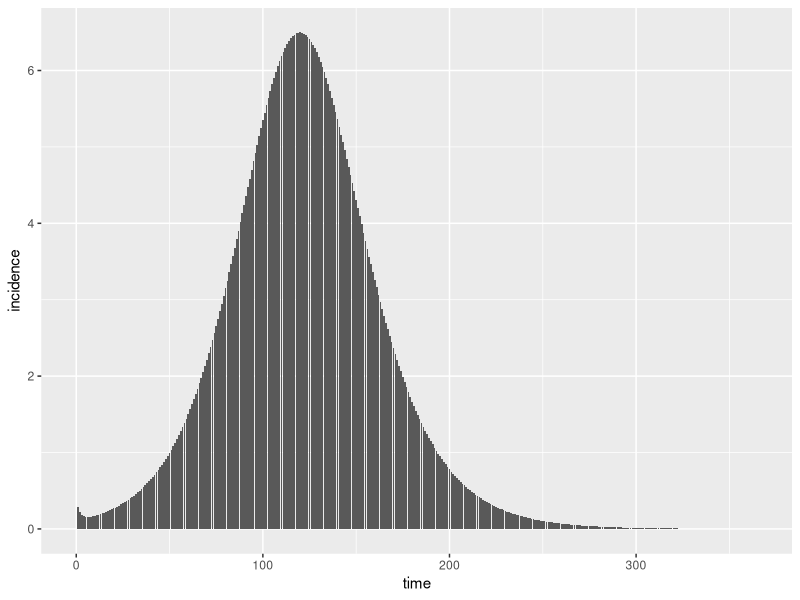
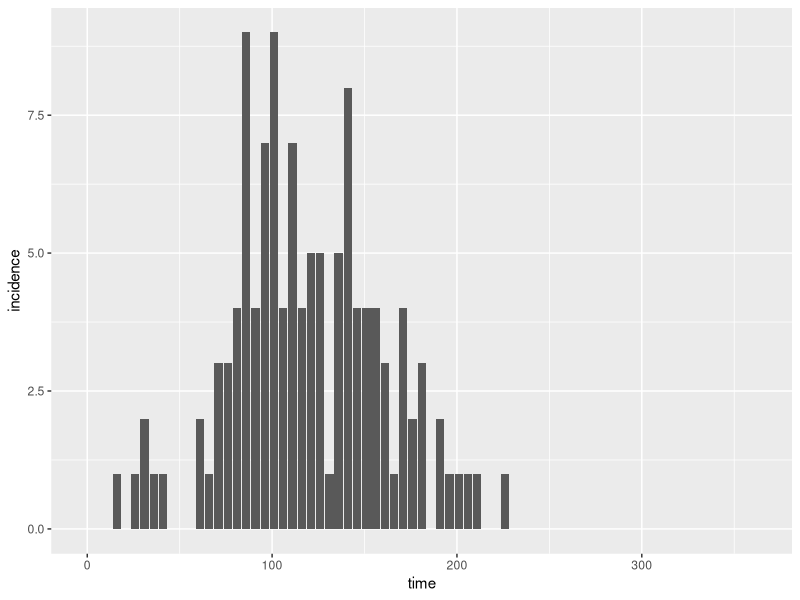
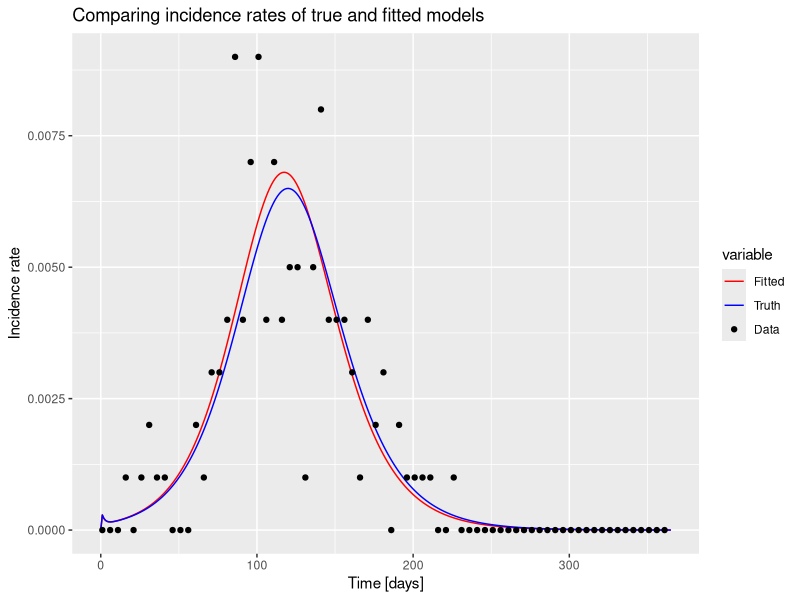
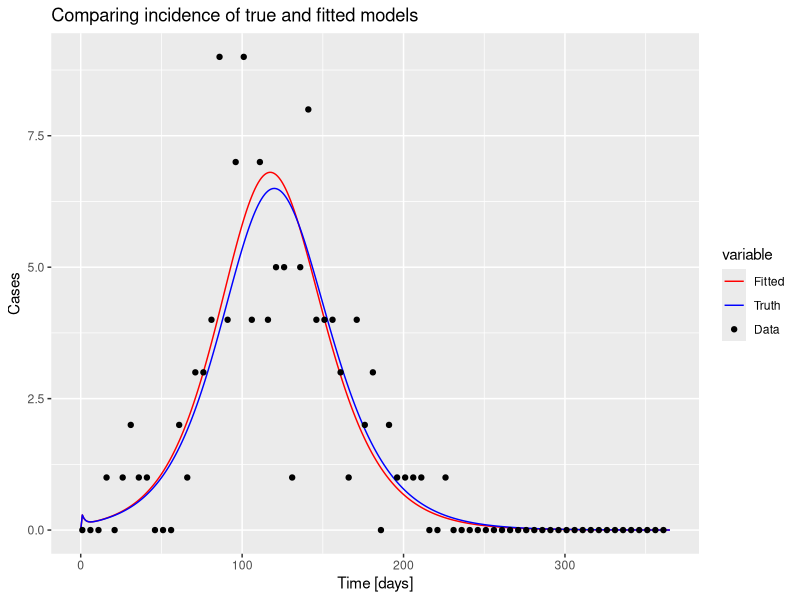
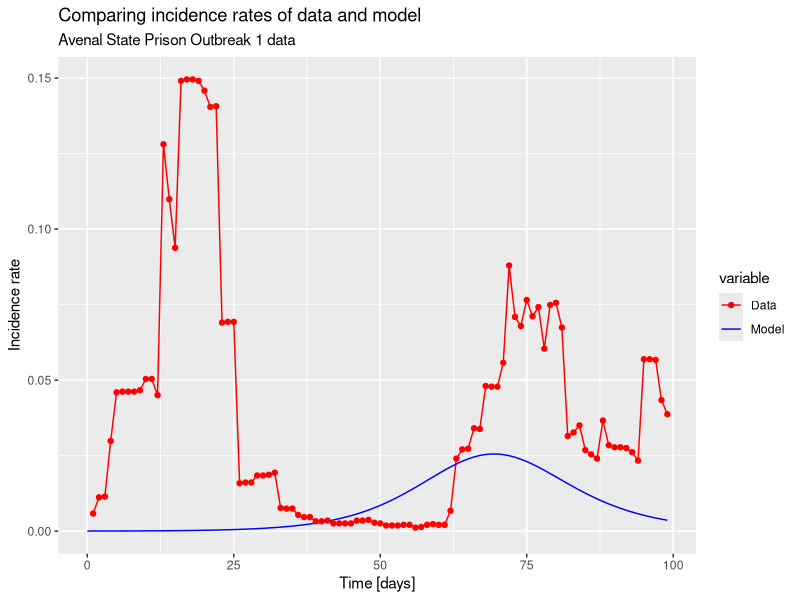
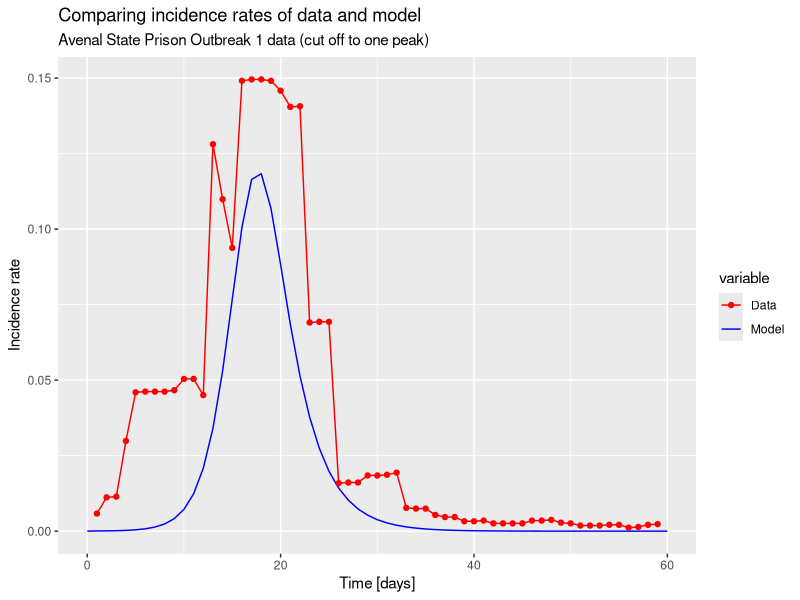
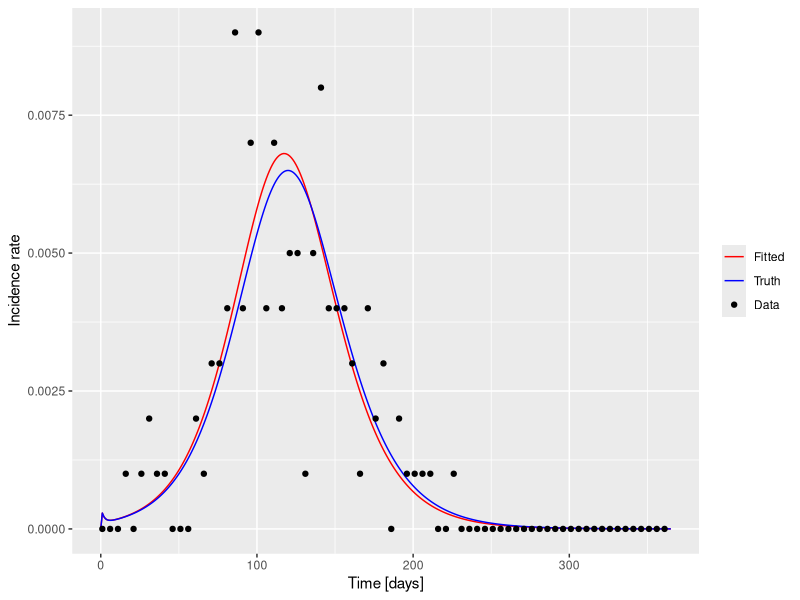
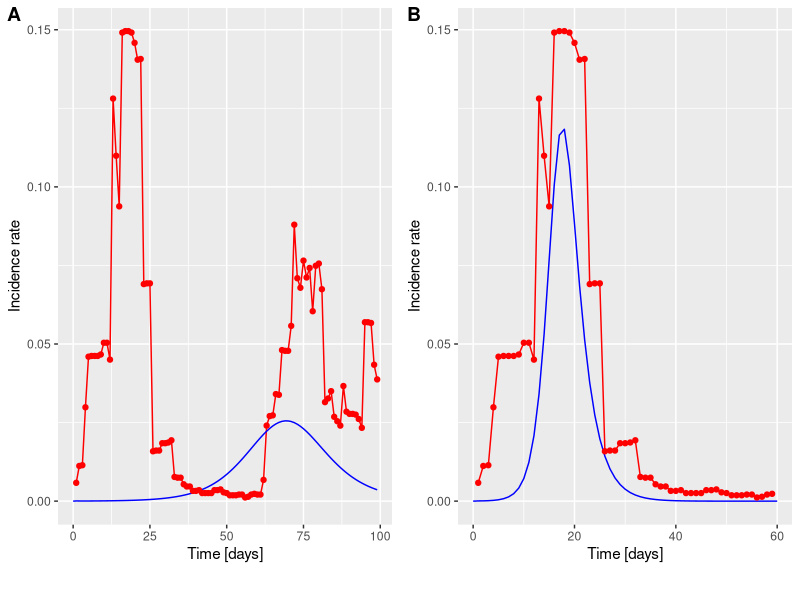

Generate these figures, in order, with R:
##################################################################################
##################################################################################
# an R script to estimate R0 using an SEIR model
#
# Project: COVID in Prisons, ICI3D MMED 2023
#
##################################################################################

# Load packages -----------------------------------------------------------

require(boot); require(deSolve); require(ellipse); require(tidyverse); require(data.table); require(cowplot)

# Parameters --------------------------------------------------------------

## Parameters for SEIR model
## to be passed as default parameters to disease_params()
latentPeriod <- 3        # days (from literature)
infectiousPeriod <- 7    # days (from literature)

# Functions ---------------------------------------------------------------

## Function that makes a list of disease parameters with default values ##
## Default values are defined above in the Parameters section

disease_params <- function(R0,                         # basic reproduction number, must be specified
                           gamma = 1/infectiousPeriod, # rate of removal
                           sigma = 1/latentPeriod)     # rate of progression
{
  return(as.list(environment()))
}

## Function that makes a vector of initial state variable conditions ##
## N0 (initial population value) as argument

init_cond <- function(N0) {
  init <- c(S = N0 - 1,  # susceptible
            E = 1,       # exposed
            I = 0,       # infected
            X = 0,       # removed
            C = 0)       # cumulative cases
  
  return(init)
}

## Function defining the SEIR (SEIXC) model ##
## 'X' is used instead of 'R' to avoid confusion with R, the reproduction number
## 'C' is an added compartment that calculates the cumulative infected cases per
## time step The difference between 'C' at time t and t-1 will be the incidence
##
## Overall, this model is a standard deterministic SEIR model with no births,
## deaths, introductions, replenishment of susceptibles, etc.
seixc <- function(tt, yy, parms) with(c(parms,as.list(yy)), {
  
  ## State variables are: S, E, I, X
  N <- S + E + I + X                ## total population
  beta <- R0*gamma                  ## Infectious contact rate
  forceOfInfection <- beta*I/N   
  
  ## state variable derivatives (ODE system)
  deriv <- rep(NA,5)
  deriv[1] <-	-forceOfInfection*S                    # dSdt
  deriv[2] <-	forceOfInfection*S - sigma*E           # dEdt
  deriv[3] <-	sigma*E - gamma*I                      # dIdt
  deriv[4] <-	gamma*I                                # dXdt
  deriv[5] <- sigma*E                                # cumulative cases
  return(list(deriv))
})

## Function to run the deterministic model simulation, based on the ODE system defined in seixc() ##
## This function outputs a dataframe with the following variables:
## time - timestep
## S, E, I, X, C - number of individuals in each compartment per timestep
## N - total population
## incidence - the number of incident cases, calculated as the difference in C over each time step
## inc_rate - the incidence rate (incidence/N) per time step
simEpidemic <- function(init, tseq, modFunction=seixc, parms = disease_params()) {
  modDat <- as.data.frame(lsoda(init, tseq, modFunction, parms=parms))
  modDat$N <- rowSums(modDat[, c('S','E','I','X')])  # total outbreak population
  modDat$incidence <- c(0,diff(modDat$C))           # incident cases (difference in S over each time step)
  modDat$inc_rate <- with(modDat, incidence/N)       # incidence rate based on total population N
  return(modDat)
}

## Function to create simulated data using the model ##
## From a simulated epidemic, measure the incidence proportion at several time points by drawing
## cross-sectional samples of individuals at each time, testing them, and then calculating sample
## incidence proportion and associated binomial confidence intervals. The incidence per time
## step will then be calculated from the difference in exposed between each time step.
##
## This function be used to generate simulated data for testing the model and optimization functions.

sampleEpidemic <- function(modDat                                      # Simulated "data" which we treat as real 
                           , sampleDates = seq(1, 365, by = 5)         # Sample every 5 days for 1 year
                           , N = rep(1000, length(sampleDates))     # Number of individuals sampled at each time point
){
  inc_rate_at_sample_times <- modDat[modDat$time %in% sampleDates, 'inc_rate']
  inc <- rbinom(length(N), N, inc_rate_at_sample_times)
  lci <- mapply(function(x,n) binom.test(x,n)$conf.int[1], x = inc, n = N)
  uci <- mapply(function(x,n) binom.test(x,n)$conf.int[2], x = inc, n = N)    
  return(data.frame(time = sampleDates, incidence = inc, N, samp_inc_rate =  inc/N,
                    lci = lci, uci = uci))
}

## Function to calculate negative log-likelihood ## 
## This will be passed to the objective function, which will be passed to optim()
nllikelihood <- function(parms, obsDat, init, tseq) {
  modDat <- simEpidemic(init, parms=parms, tseq)
  ## What are the rows from our simulation at which we have observed data?
  matchedTimes <- modDat$time %in% obsDat$time
  nlls <- -dbinom(obsDat$incidence,                     # incident cases of observed data
                  obsDat$N,                             # total population at timepoints of observed data
                  prob = modDat$inc_rate[matchedTimes], # incidence rate from model data
                  log = T)
  return(sum(nlls))
}

## Function to combine guess (fit parameters) and fixed parameters ##
## This will be used within the objective function for calculating the least
## squares statistic.
subsParms <- function(fit.params, fixed.params=disease_params())
  within(fixed.params, {
    loggedParms <- names(fit.params)[grepl('log_', names(fit.params))]
    unloggedParms <- names(fit.params)[!grepl('log_', names(fit.params))]        
    for(nm in unloggedParms) assign(nm, as.numeric(fit.params[nm]))
    for(nm in loggedParms) assign(gsub('log_','',nm), exp(as.numeric(fit.params[nm])))
    rm(nm, loggedParms, unloggedParms)
  })

## Objective function to be passed to optim() for parameter estimation ##
## Make the objective function a function of fixed and fitted parameters
objFXN <- function(fit.params                        # paramters to fit
                   , fixed.params = disease_params() # fixed paramters
                   , obsDat                          # observed data
                   , init
                   , tseq) {                 
  parms <- subsParms(fit.params, fixed.params)
  nllikelihood(parms, obsDat = obsDat, init=init, tseq = tseq)  # then nllikelihood
}

# Test the functions with simulated data ----------------------------------

## Generate simulated data by sampling from model-generated data
trueParms <- disease_params(R0 = 1.5)                  # Default model parameters
init.pop <- init_cond(N0 = 1000)               # initial population of 1000 people
time.out <- seq(0, 365, 1)                     # range of timepoints for model time series

modDat <- simEpidemic(init.pop, parms = trueParms, tseq = time.out) # Simulated epidemic (underlying process)
ggplot(modDat, aes(x = time, y = incidence)) + geom_col()           # quick look at the model incidence

set.seed(1)                                           # Initiate the random number generator
myDat <- sampleEpidemic(modDat)                       # Simulate data from the sampling process (substitute to REAL DATA)
ggplot(myDat, aes(x=time, y=incidence)) + geom_col()  # quick look at the simulated incidence

## Use optim to estimate R0
## Use only SANN for now, for testing purposes
optim.vals <- optim(par = c(log_R0 = log(1))
                    , objFXN
                    , fixed.params = disease_params()  # defined at top of script
                    , obsDat = myDat
                    , init = init.pop
                    , tseq = time.out
                    , control = list(trace = 3, maxit = 150)
                    , method = "SANN")


## View the R0 estimate
exp(unname(optim.vals$par))  # estimate from simulated data
trueParms['R0']              # true value
## The true R0 and estimated R0 are close in value

## Simulate an epidemic using the R0 estimate (fitDat)
fitDat <- simEpidemic(init = init.pop, tseq = time.out, parms = subsParms(optim.vals$par, trueParms))

## Visually compare incidence rates of fitDat and modDat (the true underlying process)
df <- rbind(modDat = modDat %>% 
              mutate(variable = "modDat"),
            fitDat = fitDat %>% 
              mutate(variable = "fitDat"))

myDat <- myDat %>% 
  mutate(variable = "myDat")

ggplot(df, aes(x = time, y = inc_rate, color = variable))+
  geom_line() +
  geom_point(data = myDat, mapping=aes(x = time, y=samp_inc_rate, color = variable)) +
  #  geom_ribbon(data = myDat, mapping=aes(x = time, y = samp_inc_rate, ymin=lci, ymax=uci), color = NA, fill = "black", alpha = 0.2) +
  labs(title = "Comparing incidence rates of true and fitted models",
       x= "Time [days]",
       y= "Incidence rate") +
  scale_color_manual(labels = c("Fitted","Truth","Data"), values = c("red", "blue", "black"))
#  theme(text = element_text(size = 18))

## Visually compare incidence (cases) of fitDat and modDat (the true underlying process)

ggplot(df, aes(x = time, y = incidence, color = variable))+
  geom_line() +
  geom_point(data = myDat, mapping=aes(x = time, y=incidence, color = variable)) +
  labs(title = "Comparing incidence of true and fitted models",
       x= "Time [days]",
       y= "Cases") +
  scale_color_manual(labels = c("Fitted","Truth","Data"), values = c("red", "blue", "black"))

## As expected, the output of the above two plots are about the same

# Estimate R0 with actual data --------------------------------------------

## Import and wrangle dataset
all.data <- read_csv("new_cases_per_day.csv")

## Extract one outbreak: Avenal State Prison (ASP) Outbreak 1
fixed.N0 <- 4286  # initial population of prison
ASP.1.data <- all.data %>%
  filter(Facility_Outbreak == "Avenal State Prison (ASP) Outbreak 1") %>%
  select(Date, Daily_New_Cases) %>% 
  rename(incidence = Daily_New_Cases) %>% 
  mutate(inc_rate = incidence/fixed.N0) %>% 
  mutate(time = as.integer(-((Date[1]-1) - Date))) %>%
  mutate(N = rep(fixed.N0, nrow(.))) %>% 
  filter(time < 100)

ASP.1.data

## Define time sequence and initial conditions
time.out2 <- seq(0, 99, 1)
init.prison <- init_cond(N0 = fixed.N0)

## Use optim to estimate R0
prison.estim <- optim(par = c(log_R0 = log(1))
                      , objFXN
                      , fixed.params = disease_params()  # defined at top of script
                      , obsDat = ASP.1.data
                      , init = init.prison
                      , tseq = time.out2
                      , control = list(trace = 3, maxit = 150)
                      , method = "SANN")


## View the R0 estimate
(R0.prison <- exp(unname(prison.estim$par)))  # estimate from prison data

## Run the SEIR model with the R0 estimate
prison.ts <- simEpidemic(init.prison, time.out2, seixc, disease_params(R0 = R0.prison))

## Visually compare incidence rates of the model and actual data

df2 <- rbind(ASP.1.data %>% 
              select(-Date) %>% 
              mutate(variable = "ASP.1.data"),
            prison.ts %>% 
              select(incidence, inc_rate, time, N) %>% 
              mutate(variable = "prison.ts"))

ggplot(df2, aes(x = time, y = inc_rate, color = variable))+
  geom_line() +
  geom_point(data = subset(df2, df2$variable == "ASP.1.data"), mapping=aes(x = time, y=inc_rate, color = variable)) +
  labs(title = "Comparing incidence rates of data and model",
       subtitle = "Avenal State Prison Outbreak 1 data",
       x= "Time [days]",
       y= "Incidence rate") +
  scale_color_manual(labels = c("Data","Model"), values = c("red", "blue"))
#  theme(text = element_text(size = 18))

## The model incidence and actual incidence clearly do not fit well based on
## visual inspection. The model cannot match the data incidence with two peaks.
## Let's try to cut the data to only include the initial peak, and then assess
## model performance.

ASP.1.data.cut <- ASP.1.data %>%
  filter(time < 60)  # cutoff at day 60 of outbreak

time.out3 <- seq(0, 60, 1)

prison.estim.cut <- optim(par = c(log_R0 = log(1))
                          , objFXN
                          , fixed.params = disease_params()  # defined at top of script
                          , obsDat = ASP.1.data.cut
                          , init = init.prison
                          , tseq = time.out3
                          , control = list(trace = 3, maxit = 150)
                          , method = "SANN")


## View the R0 estimate
(R0.prison.cut <- exp(unname(prison.estim.cut$par)))  # estimate from prison data

## Run the SEIR model with the R0 estimate

prison.ts.cut <- simEpidemic(init.prison, time.out3, seixc, disease_params(R0 = R0.prison.cut))

## Visually compare incidence rates of the model and actual data

df3 <- rbind(ASP.1.data.cut %>% 
               select(-Date) %>% 
               mutate(variable = "ASP.1.data.cut"),
             prison.ts.cut %>% 
               select(incidence, inc_rate, time, N) %>% 
               mutate(variable = "prison.ts.cut"))

ggplot(df3, aes(x = time, y = inc_rate, color = variable))+
  geom_line() +
  geom_point(data = subset(df3, df3$variable == "ASP.1.data.cut"), mapping=aes(x = time, y=inc_rate, color = variable)) +
  labs(title = "Comparing incidence rates of data and model",
       subtitle = "Avenal State Prison Outbreak 1 data (cut off to one peak)",
       x= "Time [days]",
       y= "Incidence rate") +
  scale_color_manual(labels = c("Data","Model"), values = c("red", "blue"))
#  theme(text = element_text(size = 18))

## The model is somewhat closer to the data in shape, but still not a good fit.
## Estimated R0 is likely inaccurate.
##
## > Model needs additional processes or compartments?
## > Initial conditions must be changed?
## > Errors in the code?
## > ...

# Plots used in the report ------------------------------------------------

## Figure 1
ggplot(df, aes(x = time, y = inc_rate, color = variable))+
  geom_line() +
  geom_point(data = myDat, mapping=aes(x = time, y=samp_inc_rate, color = variable)) +
  #  geom_ribbon(data = myDat, mapping=aes(x = time, y = samp_inc_rate, ymin=lci, ymax=uci), color = NA, fill = "black", alpha = 0.2) +
  labs(x= "Time [days]",
       y= "Incidence rate") +
  scale_color_manual(labels = c("Fitted","Truth","Data"), values = c("red", "blue", "black")) +
  theme(legend.title= element_blank())

## Figure 2
A <- ggplot(df2, aes(x = time, y = inc_rate, color = variable))+
  geom_line() +
  geom_point(data = subset(df2, df2$variable == "ASP.1.data"), mapping=aes(x = time, y=inc_rate, color = variable)) +
  labs(x= "Time [days]",
       y= "Incidence rate") +
  scale_color_manual(labels = c("Data","Model"), values = c("red", "blue")) +
  theme(legend.position = "bottom", legend.title= element_blank())

B <- ggplot(df3, aes(x = time, y = inc_rate, color = variable))+
  geom_line() +
  geom_point(data = subset(df3, df3$variable == "ASP.1.data.cut"), mapping=aes(x = time, y=inc_rate, color = variable)) +
  labs(x= "Time [days]",
       y= "Incidence rate") +
  scale_color_manual(labels = c("Data","Model"), values = c("red", "blue"))

AB <- plot_grid(A+theme(legend.position = "none"), 
                B + theme(legend.position = "none"), 
                labels = "AUTO", ncol=2)

legend <- get_legend(A)

plot_grid(AB, legend, ncol=1,rel_heights = c(0.95, 0.05))
